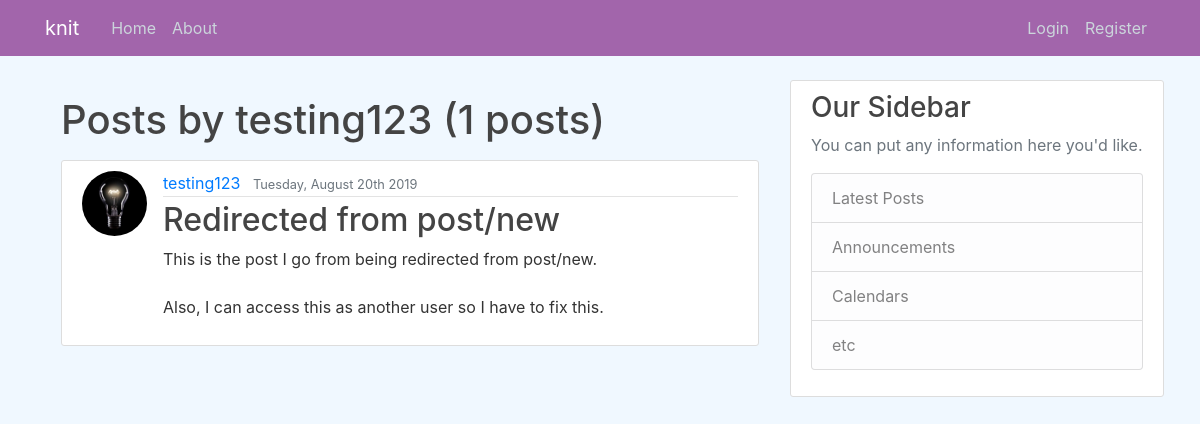
The page /user/testing123 on the database as committed earlier.
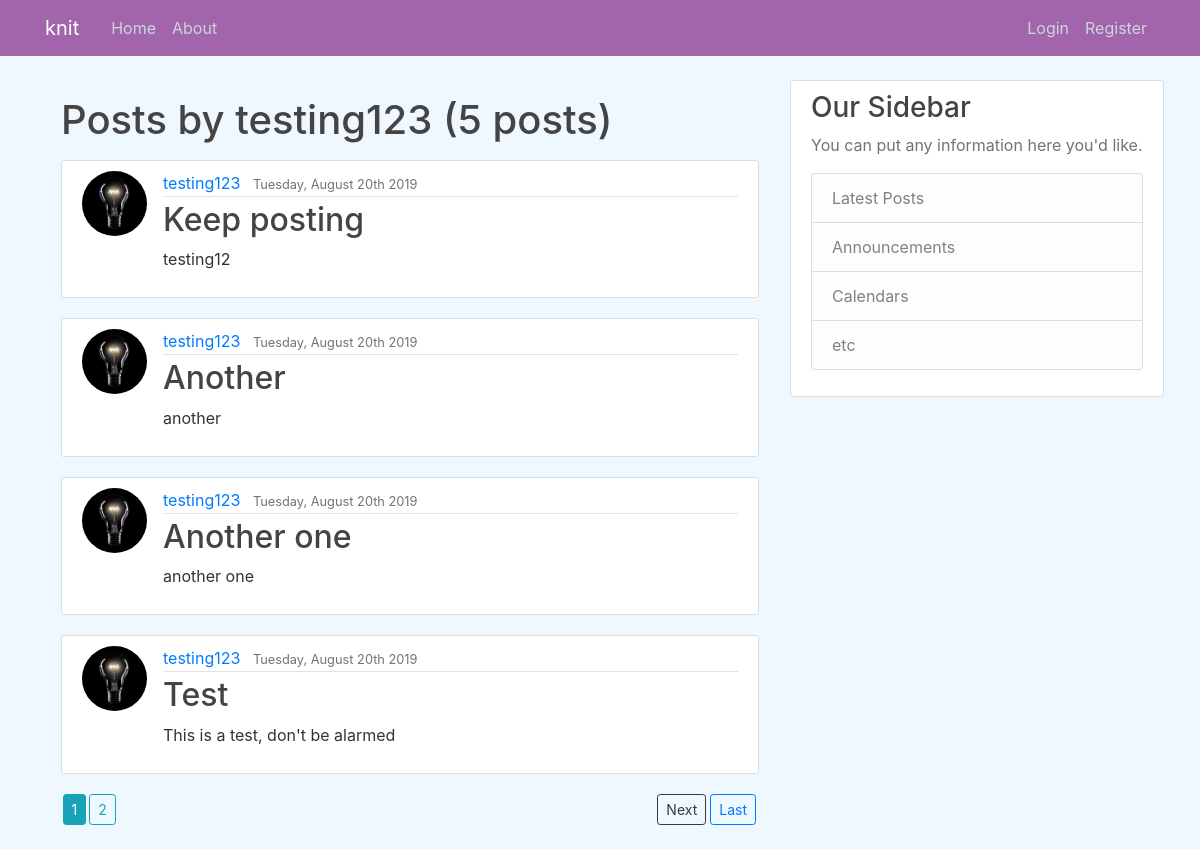
The same page on the database as committed later.
### blog/models.py (models this page shows, shortened)
class Post(models.Model):    # inherits from django.db.models
    title= models.CharField(max_length=100)
    content=models.TextField()
    date_posted = models.DateTimeField(default=timezone.now) # we only want to pass the function closure to default, not timezone.now() or it would evaluate the function once and keep that value
    author = models.ForeignKey(User, on_delete=models.CASCADE) # on_delete means if User is deleted, then what happens --> well for models.CASCADE means that everything they did is deleted too, but not the other way around

### users/models.py (models this page shows, shortened)
class Profile(models.Model):
    user = models.OneToOneField(User, on_delete=models.CASCADE) #  models.CASCADE: if we delete the profile, we don't delete the user, but if we delete the user, we delete the profile
    bio = models.TextField(default='Enter bio here!')
    hobby = models.CharField(default='Any hobbies?', max_length=100)
    image = models.ImageField(default='default.jpg', upload_to='profile_pics')

### blog/views.py (the view)
# urls.py: path('user/<str:username>', UserPostListView.as_view(), name='user-posts'),
class UserPostListView(ListView):
    model = Post
    template_name = 'blog/user_posts.html'# the kind of template that the generic class-based view looks for: <app>/<model>_<viewtype>.html
    context_object_name = 'posts'
    paginate_by = 4
    def get_queryset(self):
        user = get_object_or_404(User, username=self.kwargs.get('username'))
        return Post.objects.filter(author=user).order_by('-date_posted')

### blog/templates/blog/user_posts.html (shortened to what this page needs)
{% extends "blog/base.html" %}
{% block content %}
<h1 class="mb-3"> Posts by {{ view.kwargs.username }} ({{ page_obj.paginator.count }} posts)</h1>
  {% for post in posts.filter %}
    <article class="media content-section">
      <img class="rounded-circle article-img" src={{ post.author.profile.image.url }}> </img>
      <div class="media-body">
        <div class="article-metadata">
          <a class="mr-2" href="#">{{ post.author }}</a>
          <small class="text-muted">{{ post.date_posted|date:"l, F dS Y" }}</small>
        </div>
        <h2><a class="article-title" href="{% url 'post-detail' post.id %}">{{ post.title }}</a></h2>
        <p class="article-content">{{ post.content }}</p>
      </div>
    </article>
  {% endfor %}
  {% if is_paginated %}
    {% if page_obj.has_next %}
      <a style="float:right; margin: 0px 3px 0px 3px" class="btn btn-outline-primary btn-sm mb-4" href="?page={{ page_obj.paginator.num_pages }}"> Last </a>
      <a style="float:right; margin: 0px 1px 0px 13px;" class="btn btn-outline-dark btn-sm" href="?page={{ page_obj.next_page_number }}"> Next </a>
      {% endif %}
      {% for num in page_obj.paginator.page_range %}
        {% if page_obj.number == num %}
          <a style="float:left; margin: 0px 1.5px 0px 1.5px" class="btn btn-info btn-sm mb-4" href="?page={{ num }}">{{ num }}</a>
        {% elif num > page_obj.number|add:'-2' and num < page_obj.number|add:'3' %}
          <a style="float:left; margin: 0px 1.5px 0px 1.5px" class="btn btn-outline-info btn-sm mb-4" href="?page={{ num }}">{{ num }}</a>
        {% endif %}
      {% endfor %}
  {% endif %}
{% endblock content %}

### blog/templates/blog/base.html (shortened to what this page needs)
{% load static %}
<!DOCTYPE html>
<html>
<head>
	<link rel="stylesheet" href="https://maxcdn.bootstrapcdn.com/bootstrap/4.0.0/css/bootstrap.min.css">
	<link rel="stylesheet" type="text/css" href= {% static "blog/main.css" %}
</head>
<body style="background-color:#F0F8FF;">
	<header class="site-header">
	  <nav class="navbar navbar-expand-md navbar-dark fixed-top" style="background-color: #A265AB;">
	    <div class="container">
	      <a class="navbar-brand mr-4" href="{% url 'blog-home' %}"> knit </a>
	      <div class="collapse navbar-collapse" id="navbarToggle">
	        <div class="navbar-nav mr-auto">
	          <a class="nav-item nav-link" href="{% url 'blog-home' %}">Home</a>
	          <a class="nav-item nav-link" href="{% url 'blog-about' %}">About</a>
	        </div>
	        <div class="navbar-nav">
						{% if user.is_authenticated %}
						<a class="nav-item nav-link" href="{% url 'post-create' %}"> New Post </a>
						<a class="nav-item nav-link" href="{% url 'profile' %}"> {{ user.username }}</a>
						<a class="nav-item nav-link" href="{% url 'logout' %}">Logout</a>
						{% else %}
		          <a class="nav-item nav-link" href="{% url 'login' %}">Login</a>
		          <a class="nav-item nav-link" href="{% url 'register' %}">Register</a>
						{% endif %}
	        </div>
	      </div>
	    </div>
	  </nav>
	</header>
	<main role="main" class="container">
	  <div class="row">
	    <div class="col-md-8">
				<div class="p-3 mb-2;">
		      {% block content %}
					{% endblock %}
				</div>
	    </div>
	    <div class="col-md-4;">
	      <div class="content-section">
	        <h3>Our Sidebar</h3>
	        <p class='text-muted'>You can put any information here you'd like.
	          <ul class="list-group">
	            <li class="list-group-item list-group-item-light">Latest Posts</li>
	            <li class="list-group-item list-group-item-light">Announcements</li>
	            <li class="list-group-item list-group-item-light">Calendars</li>
	            <li class="list-group-item list-group-item-light">etc</li>
	          </ul>
	        </p>
	      </div>
	    </div>
	  </div>
	</main>
</body>
</html>

### blog/static/blog/main.css (style rules this page uses)
body { background: #fafafa; color: #333333; margin-top: 5rem; }
h1, h2, h3, h4, h5, h6 { color: #444444; }
ul { margin: 0; }
.site-header .navbar-nav .nav-link { color: #cbd5db; }
.content-section { background: #ffffff; padding: 10px 20px; border: 1px solid #dddddd; border-radius: 3px; margin-bottom: 20px; }
.article-title { color: #444444; }
.article-content { white-space: pre-line; }
.article-img { height: 65px; width: 65px; margin-right: 16px; }
.article-metadata { padding-bottom: 1px; margin-bottom: 4px; border-bottom: 1px solid #e3e3e3 }

Rows that differ between the two databases and show on the page:
no longer on this page (row unchanged): Post: author.profile.image (placeholder picture), author "testing123", date_posted "Tuesday, August 20th 2019", title "Redirected from post/new", content "This is the post I go from being redirected from post/new. Also, I can access this as another user so I have to fix this."
added Post: author.profile.image (placeholder picture), author "testing123", date_posted "Tuesday, August 20th 2019", title "Keep posting", content "testing12"
added Post: author.profile.image (placeholder picture), author "testing123", date_posted "Tuesday, August 20th 2019", title "Another", content "another"
added Post: author.profile.image (placeholder picture), author "testing123", date_posted "Tuesday, August 20th 2019", title "Another one", content "another one"
added Post: author.profile.image (placeholder picture), author "testing123", date_posted "Tuesday, August 20th 2019", title "Test", content "This is a test, don't be alarmed"
Other text that changed with them:
{{ page_obj.paginator.count }}: "1" → "5"
text now shown: "Last Next"
new list line: "1"
new list line: "2"
